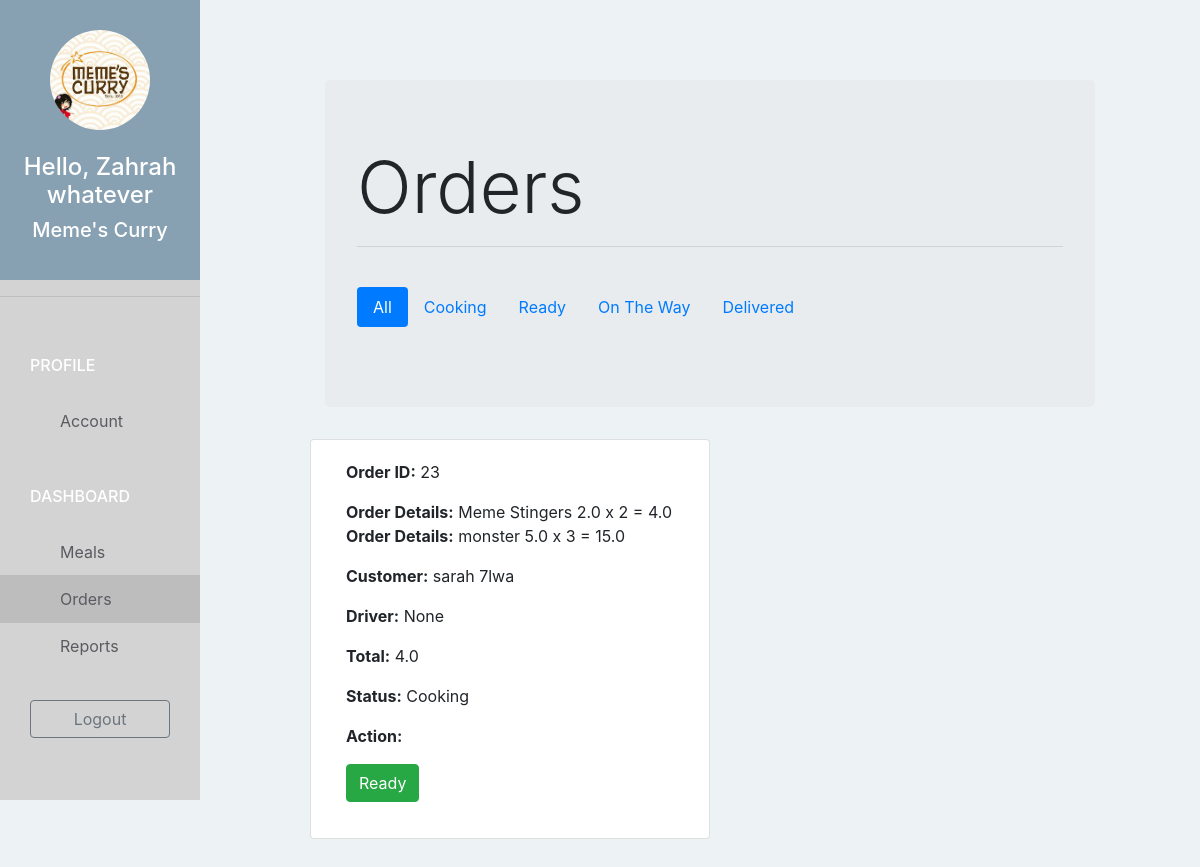
Page /restaurant/order/ (signed in) on the committed database.
### taxiapp/models.py (models this page shows, shortened)
class Restaurant(models.Model):
    user = models.OneToOneField(User, on_delete=models.CASCADE, related_name='restaurant')
    name = models.CharField(max_length=400)
    phone = models.CharField(max_length=220)
    address = models.CharField(max_length=500)
    logo = models.ImageField(upload_to='restaurant_logo/', blank=False, null=True)

class Order(models.Model):
    COOKING = 1
    READY = 2
    ONTHEWAY = 3
    DELIVERED = 4
    STATUS_CHOICES = (
        (COOKING, "Cooking"),
        (READY, "Ready"),
        (ONTHEWAY, "On the way"),
        (DELIVERED, "Delivered"),
    )
    customer = models.ForeignKey(Customer, on_delete=models.CASCADE,)
    restaurant = models.ForeignKey(Restaurant, on_delete=models.CASCADE,)
    driver = models.ForeignKey(Driver, on_delete=models.CASCADE, blank = True, null = True)
    address = models.CharField(max_length=500)
    total = models.FloatField()
    status = models.IntegerField(choices = STATUS_CHOICES)
    created_at = models.DateTimeField(default = timezone.now)
    picked_at = models.DateTimeField(blank = True, null = True)

class OrderDetails(models.Model):
    order = models.ForeignKey(Order, on_delete=models.CASCADE, related_name='order_details')
    meal = models.ForeignKey(Meal, on_delete=models.CASCADE,)
    quantity = models.IntegerField()
    sub_total = models.FloatField()

class Meal(models.Model):
    restaurant = models.ForeignKey(Restaurant, on_delete=models.CASCADE,)
    name = models.CharField(max_length=500)
    short_description = models.CharField(max_length=500)
    image = models.ImageField(upload_to='meal_images/', blank=False)
    price = models.FloatField(default=0)

class Customer(models.Model):
    user = models.OneToOneField(User, on_delete=models.CASCADE, related_name='customer')
    avatar = models.CharField(max_length=500)
    phone = models.CharField(max_length=500, blank=True)
    address = models.CharField(max_length=500, blank=True)
    def __str__(self):
        return self.user.get_full_name()

### taxiapp/views.py (the view, shortened to what this page needs)
# urls.py: path('restaurant/order/', views.restaurant_order, name="restaurant_order"),
@login_required(login_url='/restaurant/login/')
def restaurant_order(request):
    orders = Order.objects.filter(restaurant = request.user.restaurant).order_by("-id")
    cooking = orders.filter(status=1)
    ready = orders.filter(status=2)
    on_the_way = orders.filter(status=3)
    delivered = orders.filter(status=4)
    context = {
        "orders": orders,
        "ready": ready,
        "cooking": cooking,
        "on_the_way": on_the_way,
        "delivered": delivered,
    }
    return render(request, 'order.html', context)

### taxiapp/templates/order.html (shortened to what this page needs)
{% extends "restaurant.html" %}
{% block content %}
<div class="container-fluid" style="width: 50rem;">
<div class="col-lg-offset-2 col-lg-14">
    <div class="jumbotron">
		<h1 class="display-3">Orders</h1>
    <hr/>
    <br/>
    <ul class="nav nav-pills mb-3" id="pills-tab" role="tablist">
      <li class="nav-item">
        <a class="nav-link active" id="pills-all-tab" data-toggle="pill" href="#pills-all" role="tab" aria-controls="pills-all" aria-selected="true">All</a>
      </li>
      <li class="nav-item">
        <a class="nav-link" id="pills-cooking-tab" data-toggle="pill" href="#pills-cooking" role="tab" aria-controls="pills-cooking" aria-selected="false">Cooking</a>
      </li>
      <li class="nav-item">
        <a class="nav-link" id="pills-ready-tab" data-toggle="pill" href="#pills-ready" role="tab" aria-controls="pills-ready" aria-selected="false">Ready</a>
      </li>
      <li class="nav-item">
        <a class="nav-link" id="pills-ontheway-tab" data-toggle="pill" href="#pills-ontheway" role="tab" aria-controls="pills-ontheway" aria-selected="false">On The Way</a>
      </li>
      <li class="nav-item">
        <a class="nav-link" id="pills-delivered-tab" data-toggle="pill" href="#pills-delivered" role="tab" aria-controls="pills-delivered" aria-selected="false">Delivered</a>
      </li>
    </ul>
   	</div>
    <div class="tab-content" id="pills-tabContent">
      <div class="tab-pane fade show active" id="pills-all" role="tabpanel" aria-labelledby="pills-all-tab">
        <div class="row">
          {% include "order_list.html" with orders=orders %}
        </div>
      </div>
    </div>
</div>
</div>
{% endblock content %}

### taxiapp/templates/restaurant.html (shortened to what this page needs)
{% extends "base.html" %}
{% block sidebar%}
  {% url 'restaurant_account' as account_url %}
  {% url 'restaurant_meal' as meal_url %}
  {% url 'restaurant_order' as order_url %}
  {% url 'restaurant_report' as report_url %}
  <div class="text-center">
    <img class="img-circle" src="{{user.restaurant.logo.url}}" width="100" height="100" />
    <br/>
    <br/>
    <h4> Hello, {{ user.get_full_name }} </h4>
    <h5> {{ user.restaurant.name }} </h5>
  </div>
  <hr/>
  <div class="list-group">
    <span class="text-uppercase"> Profile </span>
    <a href="{% url 'restaurant_account' %}" class="list-group-item {%if request.path == account_url %} active {%endif%}">Account</a>
    <span class="text-uppercase"> DashBoard</span>
    <a href="{% url 'restaurant_meal' %}" class="list-group-item {%if request.path == meal_url %} active {%endif%}">Meals</a>
    <a href="{% url 'restaurant_order' %}" class="list-group-item {%if request.path == order_url %} active {%endif%}">
      Orders
    </a>
    <a href="{% url 'restaurant_report' %}" class="list-group-item {%if request.path == report_url %} active {%endif%}">Reports</a>
  </div>
  {% if request.user.is_authenticated %}
  <div class="text-center">
    <a class="btn btn-outline-secondary" href="{% url 'logout'%}"> Logout </a>
  </div>
  {% else %}
  <div class="text-center">
    <a class="nav-link" href="{% url 'login' %}">Login</a>
    <a class="nav-link" href="{% url 'signup' %}">Signup</a>
  </div>
  {% endif %}
{% endblock sidebar %}

### taxiapp/templates/order_list.html (shortened to what this page needs)
{% for order in orders %}
<div class=" card col-xs-12 col-md-6" style="width: 40rem;">
  <div class= card-body>
    <p class="card-text"><strong> Order ID:</strong> {{order.id}}</p>
    <p class="card-text">
      {% for od in order.order_details.all %}
      <strong>Order Details:</strong> {{ od.meal.name }}  {{ od.meal.price}} x {{ od.quantity }} = {{ od.sub_total }}
      {% endfor %}
    </p>
    <p class="card-text"><strong>Customer:</strong> {{order.customer}}</p>
    <p class="card-text"><strong>Driver:</strong> {{order.driver}}</p>
    <p class="card-text"><strong>Total:</strong> {{order.total}}</p>
    <p class="card-text"><strong>Status:</strong> {{order.get_status_display}}</p>
    {% if order.status == 1 %}
      <p class="card-text"><strong>Action:</strong>
        <form method="POST">
          <button type="submit" class="btn btn-success">Ready</button>
        </form>
      </p>
    {% endif %}
  </div>
</div>
{% endfor %}

### taxiapp/static/css/style.css (style rules this page uses)
body { padding-top: 50px; background-color: #EDF2F5; overflow: auto; }
.img-circle { border-radius: 50%; }
.sidebar > div:first-child { padding: 30px 10px; font-weight: bold; font-size: 15px; background-color: #88A1B2; }
.sidebar > div:first-child > h4 { color: #FFFFFF; }
.sidebar > div:first-child > h5 { color: #FFFFFF; }
.sidebar .list-group { padding: 0; background-color: #D3D3D3; }
.sidebar .list-group > span { color: #FFFFFF; display: block; margin-top: 20px; padding: 20px 30px; font-size: 16px; font-weight: 500; }
.sidebar .list-group .list-group-item, .sidebar .list-group .list-group-item:focus { background-color: #D3D3D3; color: #5b5a60; border: 0; padding-left: 60px; padding-right: 30px; }
.sidebar .list-group .list-group-item.active, .sidebar .list-group .list-group-item:hover { background-color: #bdbdbd; color: #5b5a60; }
.sidebar > div:last-child { padding: 30px; }
.sidebar > div:last-child .btn { width: 100%; }

### rows in the picture
Order: id "23", customer "sarah 7lwa", driver "None", total "4.0", status "Cooking"
OrderDetails: meal.name "Meme Stingers", meal.price "2.0", quantity "2", sub_total "4.0"
OrderDetails: meal.name "monster", meal.price "5.0", quantity "3", sub_total "15.0"

### other values in the picture
{{ user.get_full_name }} "Zahrah whatever"
{{ user.restaurant.name }} "Meme's Curry"
